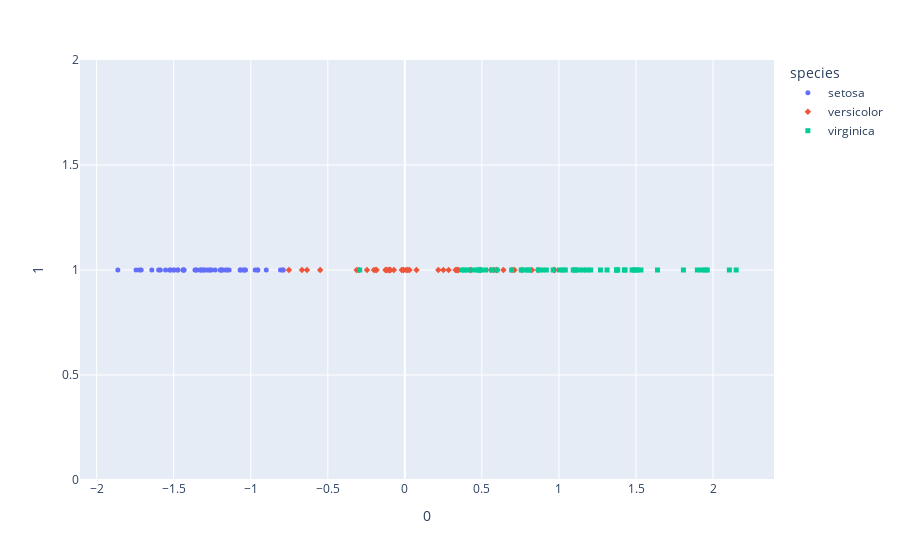

The code cell stored with this chart in its notebook:
### Code cell
trans3[1] = np.zeros_like(trans3[0]) + 1
fig = px.scatter(trans3, x=0, y=1, color='species', symbol='species')
fig.update_traces(marker=dict(size=5))
fig.show()

### Figure 1 — Plotly figure (JSON) as saved in the notebook; plotly's stock layout.template omitted (floating-point values rounded to 4 significant figures)
{"data": [{"hovertemplate": "species=setosa<br>0=%{x}<br>1=%{y}<extra></extra>", "legendgroup": "setosa", "marker": {"color": "#636efa", "symbol": "circle", "size": 5}, "mode": "markers", "name": "setosa", "orientation": "v", "showlegend": true, "x": [-1.265, -1.356, -1.524, -1.587, -1.349, -0.9547, -1.553, -1.327, -1.711, -1.434, -1.067, -1.473, -1.496, -1.863, -0.8071, -0.7902, -0.9547, -1.197, -0.791, -1.231, -1.034, -1.152, -1.642, -1.041, -1.473, -1.283, -1.192, -1.191, -1.18, -1.524, -1.44, -0.8994, -1.325, -1.049, -1.434, -1.305, -0.9716, -1.434, -1.722, -1.254, -1.271, -1.504, -1.744, -1.069, -1.163, -1.362, -1.298, -1.598, -1.14, -1.316], "xaxis": "x", "y": [1, 1, 1, 1, 1, 1, 1, 1, 1, 1, 1, 1, 1, 1, 1, 1, 1, 1, 1, 1, 1, 1, 1, 1, 1, 1, 1, 1, 1, 1, 1, 1, 1, 1, 1, 1, 1, 1, 1, 1, 1, 1, 1, 1, 1, 1, 1, 1, 1, 1], "yaxis": "y", "type": "scatter"}, {"hovertemplate": "species=versicolor<br>0=%{x}<br>1=%{y}<extra></extra>", "legendgroup": "versicolor", "marker": {"color": "#EF553B", "symbol": "diamond", "size": 5}, "mode": "markers", "name": "versicolor", "orientation": "v", "showlegend": true, "x": [0.9664, 0.5941, 0.9714, -0.1001, 0.7115, -0.008871, 0.5769, -0.7522, 0.6394, -0.2969, -0.6348, 0.2499, 0.07568, 0.3403, -0.09318, 0.7577, 0.03011, -0.1261, 0.558, -0.1833, 0.4293, 0.2842, 0.5981, 0.217, 0.4929, 0.6955, 0.8641, 0.9703, 0.3342, -0.1883, -0.2455, -0.3127, 0.008265, 0.4234, -0.1164, 0.3461, 0.8249, 0.4859, -0.1042, -0.1222, -0.2005, 0.3292, 0.01931, -0.6679, -0.07108, -0.09814, -0.01992, 0.3464, -0.5496, -0.008871], "xaxis": "x", "y": [1, 1, 1, 1, 1, 1, 1, 1, 1, 1, 1, 1, 1, 1, 1, 1, 1, 1, 1, 1, 1, 1, 1, 1, 1, 1, 1, 1, 1, 1, 1, 1, 1, 1, 1, 1, 1, 1, 1, 1, 1, 1, 1, 1, 1, 1, 1, 1, 1, 1], "yaxis": "y", "type": "scatter"}, {"hovertemplate": "species=virginica<br>0=%{x}<br>1=%{y}<extra></extra>", "legendgroup": "virginica", "marker": {"color": "#00cc96", "symbol": "square", "size": 5}, "mode": "markers", "name": "virginica", "orientation": "v", "showlegend": true, "x": [1.181, 0.4784, 1.532, 0.7555, 1.16, 1.898, -0.2931, 1.488, 1.093, 1.808, 1.003, 0.918, 1.312, 0.4945, 0.8032, 1.131, 0.8909, 1.95, 2.15, 0.4115, 1.498, 0.3881, 1.926, 0.7776, 1.206, 1.382, 0.6932, 0.5979, 1.041, 1.269, 1.639, 1.962, 1.108, 0.565, 0.3734, 2.106, 1.103, 0.8066, 0.5246, 1.374, 1.429, 1.509, 0.4784, 1.424, 1.474, 1.373, 0.8668, 1.025, 0.9628, 0.4514], "xaxis": "x", "y": [1, 1, 1, 1, 1, 1, 1, 1, 1, 1, 1, 1, 1, 1, 1, 1, 1, 1, 1, 1, 1, 1, 1, 1, 1, 1, 1, 1, 1, 1, 1, 1, 1, 1, 1, 1, 1, 1, 1, 1, 1, 1, 1, 1, 1, 1, 1, 1, 1, 1], "yaxis": "y", "type": "scatter"}], "layout": {"xaxis": {"anchor": "y", "domain": [0, 1], "title": {"text": "0"}, "type": "linear", "range": [-2.099, 2.387], "autorange": true}, "yaxis": {"anchor": "x", "domain": [0, 1], "title": {"text": "1"}, "type": "linear", "range": [0, 2], "autorange": true}, "legend": {"title": {"text": "species"}, "tracegroupgap": 0}, "margin": {"t": 60}, "autosize": true}}
